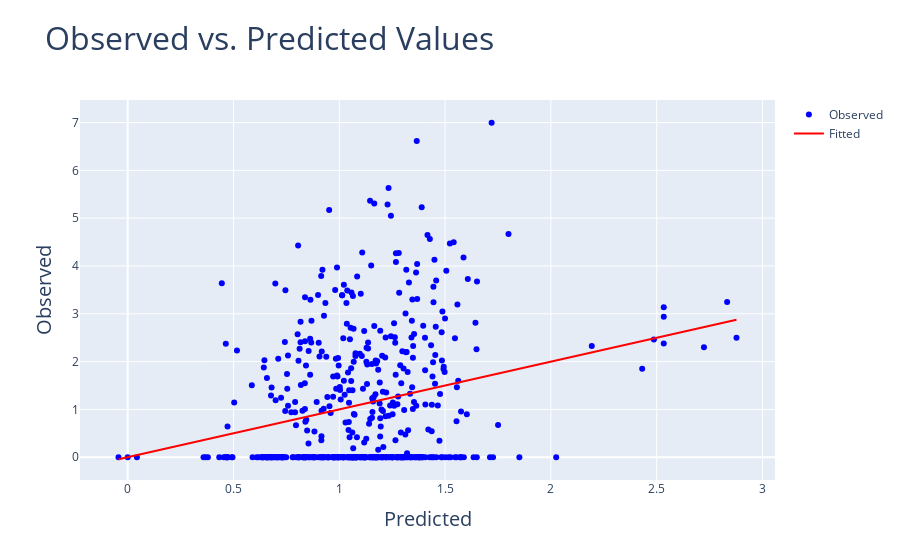
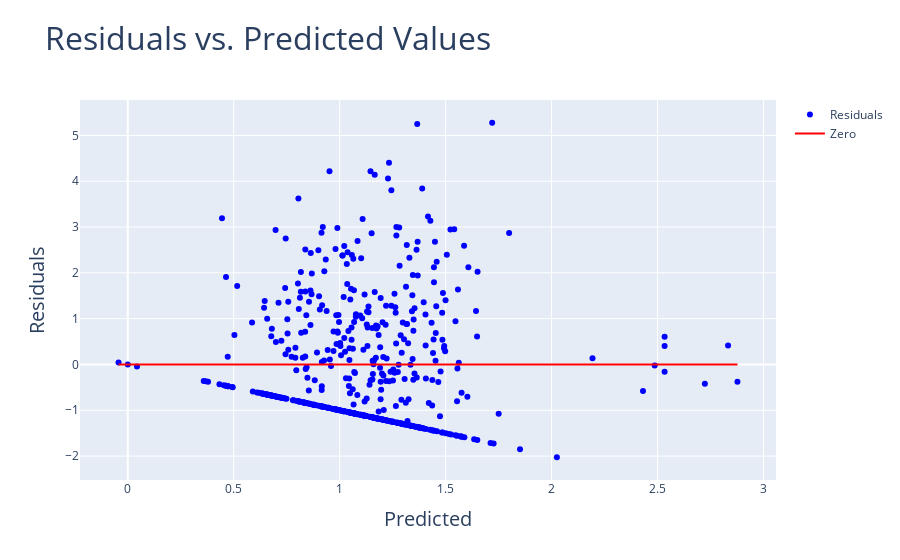

The notebook cell these images were saved under, in order:
### Code cell
linearity_test(model_stm, y)

### Figure 1 — Plotly figure (JSON) as saved in the notebook; plotly's stock layout.template omitted (floating-point values rounded to 4 significant figures; data arrays with more than 128 entries replaced by an {"elided": "..."} marker saying what was removed)
{"data": [{"marker": {"color": "blue"}, "mode": "markers", "name": "Observed", "type": "scatter", "x": {"elided": "517 float values"}, "y": {"elided": "517 float values"}}, {"line": {"color": "red"}, "mode": "lines", "name": "Fitted", "type": "scatter", "x": {"elided": "517 float values"}, "y": {"elided": "517 float values"}}], "layout": {"title": {"font": {"size": 32}, "text": "Observed vs. Predicted Values"}, "xaxis": {"title": {"font": {"size": 20}, "text": "Predicted"}}, "yaxis": {"title": {"font": {"size": 20}, "text": "Observed"}}}}

### Figure 2 — Plotly figure (JSON) as saved in the notebook; plotly's stock layout.template omitted (floating-point values rounded to 4 significant figures; data arrays with more than 128 entries replaced by an {"elided": "..."} marker saying what was removed)
{"data": [{"marker": {"color": "blue"}, "mode": "markers", "name": "Residuals", "type": "scatter", "x": {"elided": "517 float values"}, "y": {"elided": "517 float values"}}, {"line": {"color": "red"}, "mode": "lines", "name": "Zero", "type": "scatter", "x": {"elided": "517 float values"}, "y": {"elided": "517 int values"}}], "layout": {"title": {"font": {"size": 32}, "text": "Residuals vs. Predicted Values"}, "xaxis": {"title": {"font": {"size": 20}, "text": "Predicted"}}, "yaxis": {"title": {"font": {"size": 20}, "text": "Residuals"}}}}
